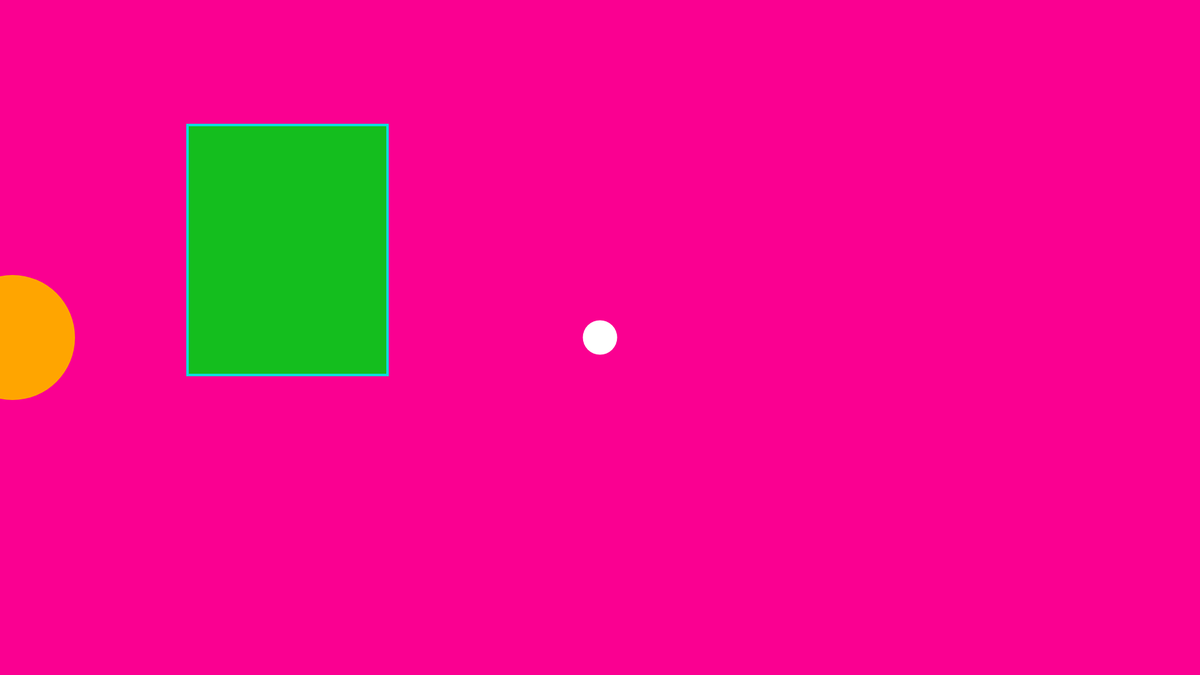
Frame 1 (no input)
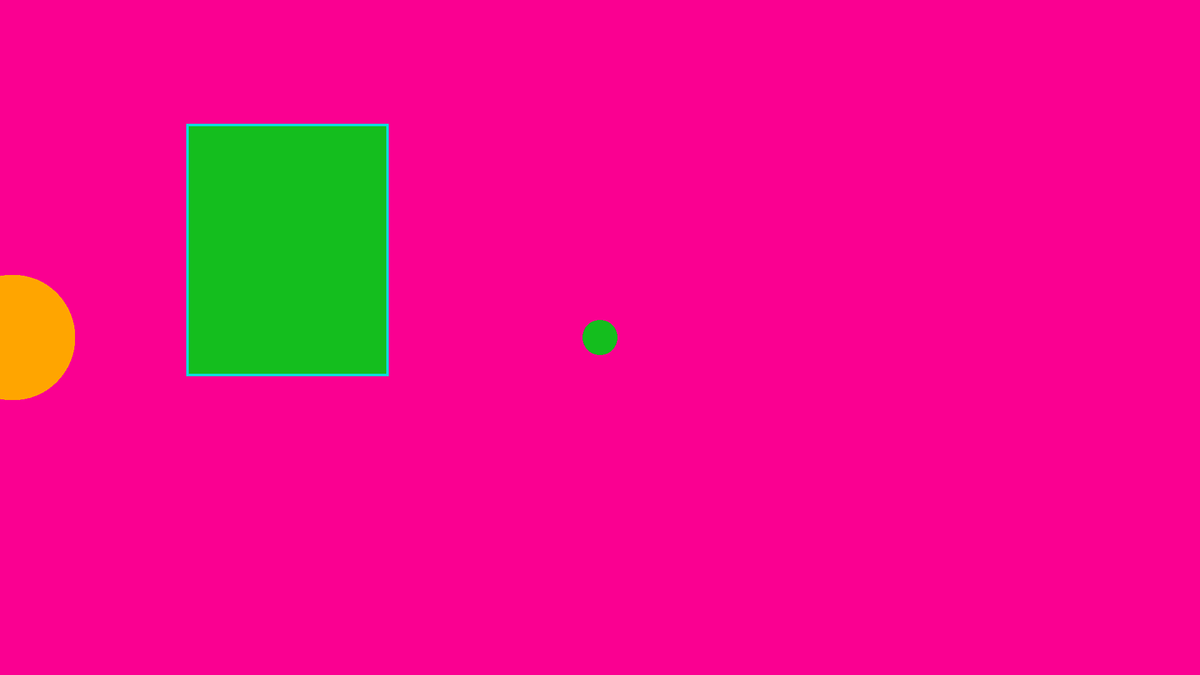
Frame 60 (no input)
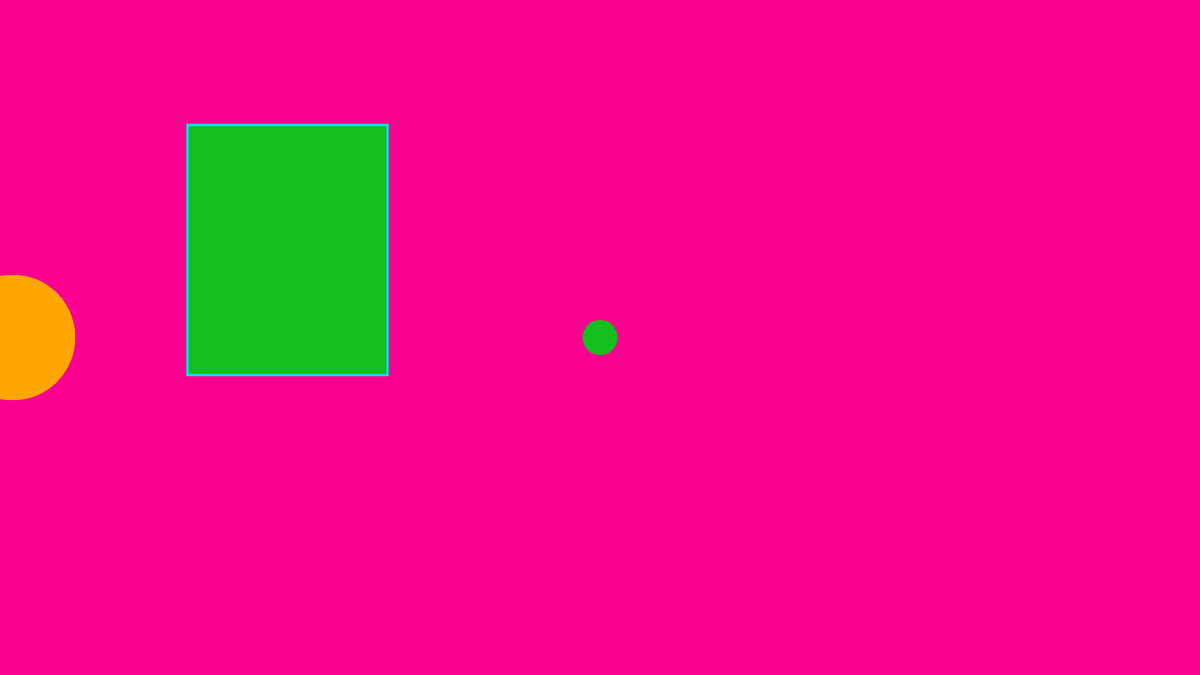
Frame 120 (the mouse pressed at the canvas centre since frame 60)

The p5.js sketch that drew these frames (run headless with seeded random() and noise() and a simulated clock; from frame 60 on, the mouse is pressed at the canvas centre):

// p5.js sketch
// ── sketch.js
function setup() {
 createCanvas(1920, 1080);//w,h
 background(250,0,145);//rgb color
}

function draw() {
noStroke();
ellipse(1920/2, 1080/2, 55, 55,);//x,y,w,h
fill("orange");
ellipse(20, 1080/2, 200,200);//x,y,w,h
fill(20,190,30);
stroke(12,220,220);
strokeWeight(4);
rect(300, 200, 320, 400);//topleft,
}
